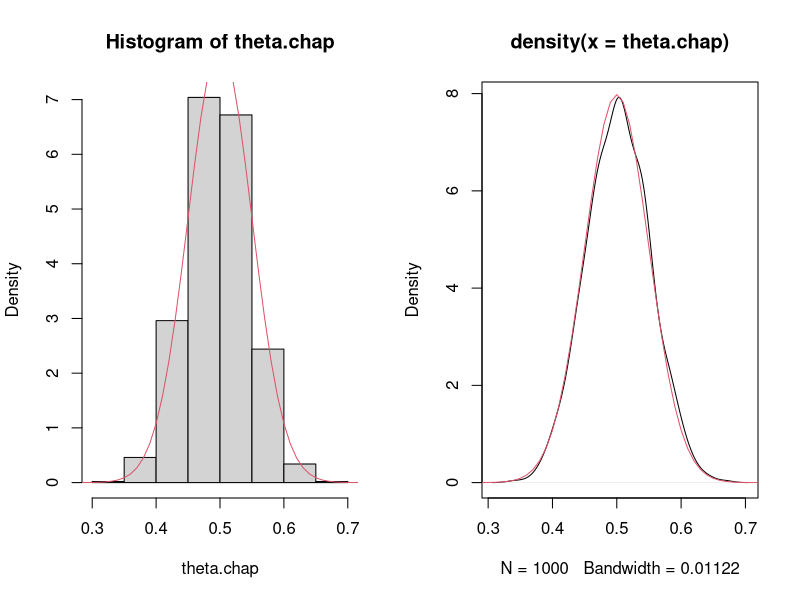

Reproduce this figure in R. (Note: this script raises an error after producing the figure.)
## ---- chunk 1
knitr::opts_chunk$set(echo = TRUE)
## ---- chunk 2
MC.simus <- function(theta, n,Nsim)
{ sortie =rep(NA, Nsim)
  for (nsim in 1:Nsim)
       {  x=rbinom(n, 1, theta)
          sortie[nsim]=mean(x)
        }
return(sortie)
}

n=100
Nsim=1000
theta=0.5
theta.chap=MC.simus(theta,n, Nsim)

par(mfrow=c(1,2))
hist(theta.chap,prob=1)
xx= seq(0,1,by=0.01)
lines(xx, dnorm(xx, theta, sqrt(theta*(1-theta)/n)), col=2)

plot(density(theta.chap))
xx= seq(0,1,by=0.01)
lines(xx, dnorm(xx, theta, sqrt(theta*(1-theta)/n)), col=2)
## ---- chunk 3
n=100
theta=0.5
set.seed(1)        #fixe l'aléa : vous aurez tous le même jeu de données
x=rbinom(n,1,theta)

theta.chap=...

# Q.2a)


# Q.2b)
mean.bootstrap <- function(x, B)
{ ech_boot_mean =rep(NA,B)
  n=length(x)
  for (b in 1:B)
  { xstar=...
    ech_boot_mean[b]=...  } 
  return(ech_boot_mean)
}
ech_boot_mean=mean.bootstrap(x, B=1000)


# Q.2c)
library(boot)
moyenne <- function(x,i) {return(mean(x[i]))}
bootsample_mean=boot(x,moyenne,R=1000)
names(bootsample_mean)



# Q.3a)
par(mfrow=c(1,2))
hist(bootsample_mean$t)
plot(density(bootsample_mean$t))


# Q.3b)


# Q.3c)
plot(density(sqrt(n)*(bootsample_mean$t-mean(x))))
xx= seq(-2,2,by=0.01)
lines(xx, dnorm(xx,0,sqrt(theta*(1-theta))), col=2)


#Q.4)
quantile(bootsample_mean$t, c(0.025,0.975)) 
 
ICboot_perc<-boot.ci( bootsample_mean,conf=0.95,type="perc")
ICboot_perc
 
ICboot_bca <-boot.ci(bootsample_mean,conf=0.95,type="bca")
ICboot_bca


#D'apres TCL :
Binf=mean(x)-1.96*sd(x)/sqrt(n)
Bsup=mean(x)+1.96*sd(x)/sqrt(n)
Binf
Bsup
